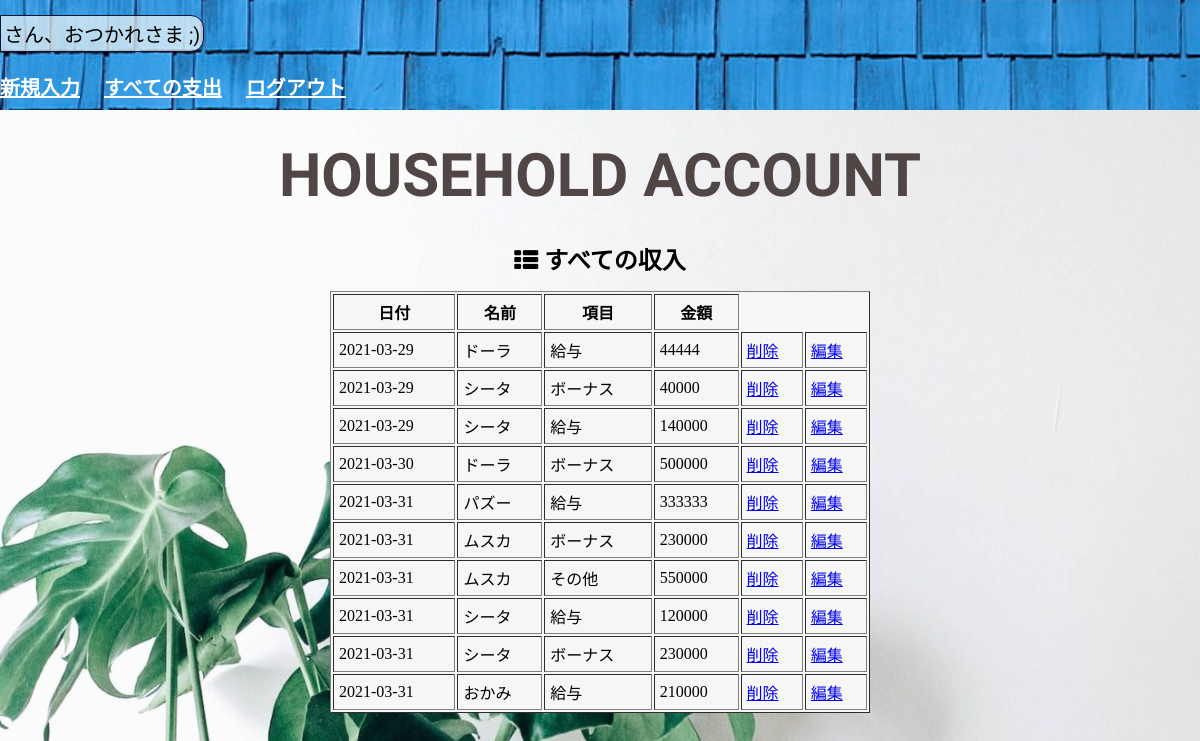
The app's page /incomes.php with its own data.
### tables this page shows
CREATE TABLE `money_table` (
  `id` int(12) NOT NULL,
  `name` varchar(30) NOT NULL,
  `balance` varchar(5) NOT NULL,
  `item` varchar(30) NOT NULL,
  `howmuch` int(8) NOT NULL,
  `indate` date NOT NULL
);

### incomes.php (the view, shortened to what this page needs)
<?php
$name = $_SESSION["name"];
try {
    $pdo = new PDO('mysql:dbname=hha_db;charset=utf8;host=localhost','root','root');
    } catch (PDOException $e) {
      exit('データベースに接続できませんでした。'.$e->getMessage());
    }
$stmt = $pdo->prepare("SELECT * FROM money_table WHERE balance = '収入'");
$status = $stmt->execute();
$view="";
if($status == false) {
    $error = $stmt->errorInfo();
    exit("ErrorQuery:".$error[2]);
}else{
    while($result = $stmt->fetch(PDO::FETCH_ASSOC)) {
        $view .= "<tr>".
        "<td>".$result['indate']."</td>".
        "<td>".$result['name']."</td>".
        "<td>".$result['item']."</td>".
        "<td>".$result['howmuch']."</td>".
        "<td>"."<a class='btn_dlt' href=in_delete.php?id=" . $result['id'] . ">削除</a>"."</td>".
        "<td>"."<a href=update_form.php?id=" . $result['id'] . ">編集</a>"."</td>".
        "</tr>";
    }
}
?>
<!DOCTYPE html>
<html lang="ja">
<head>
    <link rel="stylesheet" href="style.css">
    <link rel="stylesheet" href="https://maxcdn.bootstrapcdn.com/font-awesome/4.4.0/css/font-awesome.min.css">
</head>
<body>
<header>
    <p><?= $name ?>さん、おつかれさま ;)</p>
    <nav>
        <a href="index.php">新規入力</a>
        <a href="expenses.php">すべての支出</a>
        <a href="logout.php">ログアウト</a>
    </nav>
</header>
<div class="theme">
    <h1>HOUSEHOLD ACCOUNT</h1>
</div>
<div class="theme2">
    <h2><i class="fa fa-th-list "></i> すべての収入</h2>
</div>
<div clas="table in">
    <table border="1">
        <thead>
            <tr>
                <th>日付</th>
                <th>名前</th>
                <th>項目</th>
                <th>金額</th>
            </tr>
        </thead>
        <tbody>
            <?= $view ?>
        </tbody>
    </table>
</div>
</body>
</html>

### style.css (style rules this page uses)
body { background-image: url(./img/white_wall.jpg); background-size: cover; margin: 0 0 8px; }
p, .theme2, label, nav a { font-family: 'Kosugi Maru', sans-serif; }
header { height: 110px; width: -webkit-fill-available; background-image: url(./img/blue.jpg); background-size: cover; }
p { margin-top: 15px; font-size: 20px; background-color: #fdfdfaab; display: inline-block; border: rgb(4 22 57) 1px solid; border-radius: 0 13px 13px 0; padding: 3px; }
nav a { color: #fff; margin-right: 20px; font-weight: bold; font-size: 20px; }
h1 { font-family: 'New Tegomin', serif; font-size: 60px; margin: 30px auto; text-align: center; color: #504646; }
.theme2 { text-align: center; margin-bottom: 15px; }
.theme2 h2 { margin-bottom: 0; }
table { width: 45%; margin: 0 auto 70px; background-color: #f6f7f4; }
table th, table td { padding: 5px; }

### records on screen
money_table: indate "2021-03-29", name "ドーラ", item "給与", howmuch "44444"
money_table: indate "2021-03-29", name "シータ", item "ボーナス", howmuch "40000"
money_table: indate "2021-03-29", name "シータ", item "給与", howmuch "140000"
money_table: indate "2021-03-30", name "ドーラ", item "ボーナス", howmuch "500000"
money_table: indate "2021-03-31", name "パズー", item "給与", howmuch "333333"
money_table: indate "2021-03-31", name "ムスカ", item "ボーナス", howmuch "230000"
money_table: indate "2021-03-31", name "ムスカ", item "その他", howmuch "550000"
money_table: indate "2021-03-31", name "シータ", item "給与", howmuch "120000"
money_table: indate "2021-03-31", name "シータ", item "ボーナス", howmuch "230000"
money_table: indate "2021-03-31", name "おかみ", item "給与", howmuch "210000"
